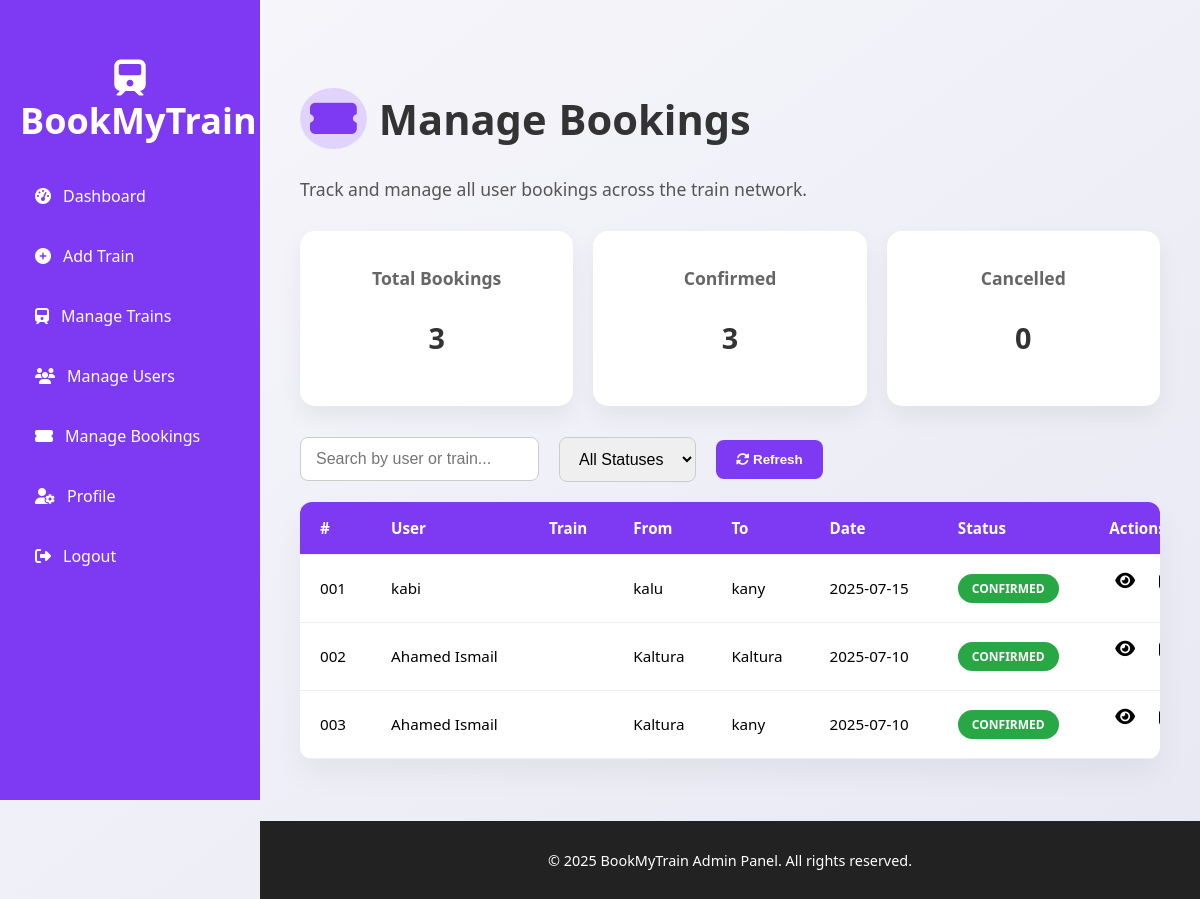
Page /admin/manage-bookings.php on the committed database.
### tables this page shows
CREATE TABLE `bookings` (
  `id` int(11) NOT NULL,
  `user_id` varchar(20) NOT NULL,
  `train_name` varchar(100) NOT NULL,
  `from_station` varchar(100) NOT NULL,
  `to_station` varchar(100) NOT NULL,
  `travel_date` date NOT NULL,
  `class` varchar(50) NOT NULL,
  `compartment` varchar(50) NOT NULL,
  `seat_count` int(11) NOT NULL,
  `passenger_genders` text NOT NULL,
  `status` enum('confirmed','cancelled') NOT NULL DEFAULT 'confirmed',
  `created_at` timestamp NOT NULL DEFAULT current_timestamp()
);

CREATE TABLE `users` (
  `id` varchar(20) NOT NULL,
  `name` varchar(100) NOT NULL,
  `email` varchar(100) NOT NULL,
  `phone` varchar(20) NOT NULL,
  `address` varchar(255) NOT NULL,
  `password` varchar(255) NOT NULL,
  `status` enum('active','banned') NOT NULL DEFAULT 'active',
  `profile_image` varchar(255) DEFAULT NULL,
  `created_at` timestamp NOT NULL DEFAULT current_timestamp()
);

### admin/manage-bookings.php (the view, shortened to what this page needs)
<?php
include('../includes/admin-sidebar.php');
include('../config/db.php');
$total = mysqli_num_rows(mysqli_query($conn, "SELECT id FROM bookings"));
$confirmed = mysqli_num_rows(mysqli_query($conn, "SELECT id FROM bookings WHERE status='confirmed'"));
$cancelled = mysqli_num_rows(mysqli_query($conn, "SELECT id FROM bookings WHERE status='cancelled'"));
$bookings = mysqli_query($conn, "
  SELECT b.*, u.name AS user_name
  FROM bookings b
  JOIN users u ON b.user_id = u.id
  ORDER BY b.created_at DESC
");
?>
<link rel="stylesheet" href="https://cdnjs.cloudflare.com/ajax/libs/font-awesome/6.4.0/css/all.min.css">
<link rel="stylesheet" href="https://cdn.jsdelivr.net/npm/aos@2.3.4/dist/aos.css">
<link rel="stylesheet" href="../assets/css/admin/manage-bookings.css">
<div class="admin-layout">
  <main class="dashboard-section" data-aos="fade-up">
    <div class="dashboard-container">
      <h1><i class="fas fa-ticket-alt"></i> Manage <span>Bookings</span></h1>
      <p class="dashboard-subtitle">Track and manage all user bookings across the train network.</p>
      <div class="dashboard-cards" data-aos="zoom-in">
        <div class="card glass"><h2>Total Bookings</h2><p><?= $total ?></p></div>
        <div class="card glass"><h2>Confirmed</h2><p><?= $confirmed ?></p></div>
        <div class="card glass"><h2>Cancelled</h2><p><?= $cancelled ?></p></div>
      </div>
      <div class="controls">
        <input type="text" class="search-input" placeholder="Search by user or train..." oninput="filterBookings()" />
        <select class="status-filter" onchange="filterBookings()">
          <option value="all">All Statuses</option>
        </select>
        <button class="btn-refresh" onclick="location.reload();"><i class="fas fa-sync-alt"></i> Refresh</button>
      </div>
      <div class="booking-table-wrapper" data-aos="fade-up" data-aos-delay="100">
        <table class="booking-table" id="bookingTable">
          <thead>
            <tr>
              <th>#</th>
              <th>User</th>
              <th>Train</th>
              <th>From</th>
              <th>To</th>
              <th>Date</th>
              <th>Status</th>
              <th>Actions</th>
            </tr>
          </thead>
          <tbody>
            <?php $i = 1; while ($row = mysqli_fetch_assoc($bookings)): ?>
              <tr>
                <td><?= str_pad($i++, 3, "0", STR_PAD_LEFT) ?></td>
                <td><?= htmlspecialchars($row['user_name']) ?></td>
                <td><?= htmlspecialchars($row['train_name']) ?></td>
                <td><?= htmlspecialchars($row['from_station']) ?></td>
                <td><?= htmlspecialchars($row['to_station']) ?></td>
                <td><?= htmlspecialchars($row['travel_date']) ?></td>
                <td>
                  <span class="badge <?= $row['status'] === 'confirmed' ? 'success' : 'cancelled' ?>">
                    <?= ucfirst($row['status']) ?>
                  </span>
                </td>
                <td>
                  <form method="POST" class="booking-action-form">
                    <button type="button" class="action-btn view"><i class="fas fa-eye"></i></button>
                    <button type="button" class="action-btn edit"><i class="fas fa-edit"></i></button>
                  </form>
                </td>
              </tr>
            <?php endwhile; ?>
          </tbody>
        </table>
      </div>
    </div>
  </main>
</div>
<footer class="admin-footer">
  <p>&copy; <?= date("Y") ?> BookMyTrain Admin Panel. All rights reserved.</p>
</footer>

### admin/manage-bookings.php (style rules this page uses)
* { box-sizing: border-box; }
.admin-layout { display: flex; padding-bottom: 80px; }
.dashboard-section { margin-left: 260px; padding: 60px 40px; width: calc(100% - 260px); }
h1 { font-size: 2.6rem; color: #333; display: flex; align-items: center; gap: 12px; position: relative; }
h1 i { color: #7e3af2; background: #e0d4ff; padding: 10px; border-radius: 50%; }
.dashboard-subtitle { font-size: 1.1rem; color: #555; margin-bottom: 30px; }
.dashboard-cards { display: flex; gap: 20px; margin-bottom: 30px; }
.card { background: white; padding: 20px 30px; border-radius: 15px; box-shadow: 0 10px 25px rgba(0,0,0,0.06); flex: 1; text-align: center; }
.card h2 { font-size: 1.1rem; color: #666; margin-bottom: 10px; }
.card p { font-size: 1.8rem; font-weight: bold; color: #333; }
.controls { display: flex; align-items: center; gap: 20px; margin-bottom: 20px; }
.search-input, .status-filter { padding: 12px 15px; border-radius: 8px; border: 1px solid #ccc; font-size: 1rem; }
.btn-refresh { background: #7e3af2; color: white; border: none; padding: 12px 20px; border-radius: 8px; cursor: pointer; font-weight: bold; }
.booking-table-wrapper { background: #fff; border-radius: 12px; overflow-x: auto; box-shadow: 0 15px 30px rgba(0, 0, 0, 0.05); }
.booking-table { width: 100%; border-collapse: collapse; min-width: 960px; }
.booking-table th, .booking-table td { text-align: left; padding: 16px 20px; border-bottom: 1px solid #eee; font-size: 0.95rem; }
.booking-table th { background: #7e3af2; color: white; font-weight: bold; }
.badge { padding: 6px 14px; border-radius: 30px; font-size: 0.75rem; font-weight: 600; text-transform: uppercase; }
.badge.success { background: #28a745; color: white; }
.action-btn { background: transparent; border: none; font-size: 1.1rem; cursor: pointer; margin-right: 8px; transition: 0.2s; }
.admin-footer { position: fixed; bottom: 0; left: 260px; width: calc(100% - 260px); background: #222; color: white; text-align: center; padding: 15px; font-size: 0.9rem; z-index: 1000; }

### rows in the picture
bookings: i "001", user.name "kabi", from_station "kalu", to_station "kany", travel_date "2025-07-15", status "CONFIRMED"
bookings: i "002", user.name "Ahamed Ismail", from_station "Kaltura", to_station "Kaltura", travel_date "2025-07-10", status "CONFIRMED"
bookings: i "003", user.name "Ahamed Ismail", from_station "Kaltura", to_station "kany", travel_date "2025-07-10", status "CONFIRMED"

### other values in the picture
$total "3"
$confirmed "3"
$cancelled "0"
